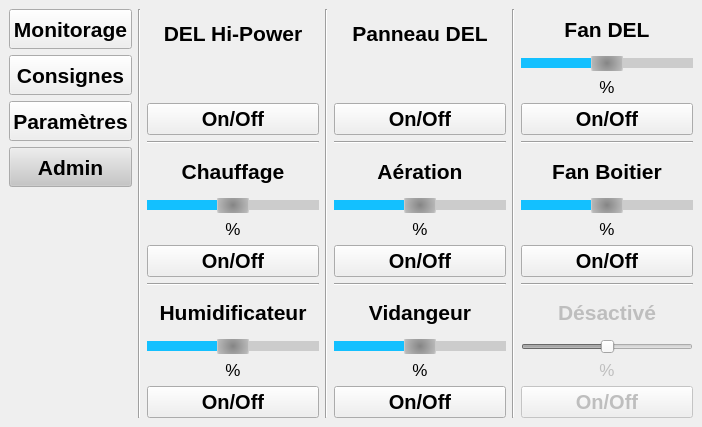
<?xml version="1.0" encoding="UTF-8"?>
<ui version="4.0">
 <class>WindowAdmin</class>
 <widget class="QMainWindow" name="WindowAdmin">
  <property name="geometry">
   <rect>
    <x>0</x>
    <y>0</y>
    <width>702</width>
    <height>427</height>
   </rect>
  </property>
  <property name="windowTitle">
   <string>GUI_ProjetEC_AdminTools</string>
  </property>
  <property name="autoFillBackground">
   <bool>true</bool>
  </property>
  <widget class="QWidget" name="centralwidget">
   <layout class="QHBoxLayout" name="horizontalLayout_2">
    <item>
     <layout class="QHBoxLayout" name="horizontalLayout">
      <item>
       <layout class="QVBoxLayout" name="verticalLayout">
        <item>
         <layout class="QVBoxLayout" name="verticalLayout_5">
          <item>
           <widget class="QPushButton" name="btn_Monitor_Menu">
            <property name="minimumSize">
             <size>
              <width>120</width>
              <height>40</height>
             </size>
            </property>
            <property name="font">
             <font>
              <pointsize>16</pointsize>
              <weight>75</weight>
              <bold>true</bold>
             </font>
            </property>
            <property name="text">
             <string>Monitorage</string>
            </property>
           </widget>
          </item>
          <item>
           <widget class="QPushButton" name="btn_Setpoints_Menu">
            <property name="minimumSize">
             <size>
              <width>120</width>
              <height>40</height>
             </size>
            </property>
            <property name="font">
             <font>
              <pointsize>16</pointsize>
              <weight>75</weight>
              <bold>true</bold>
             </font>
            </property>
            <property name="text">
             <string>Consignes</string>
            </property>
           </widget>
          </item>
          <item>
           <widget class="QPushButton" name="btn_Param_Menu">
            <property name="minimumSize">
             <size>
              <width>120</width>
              <height>40</height>
             </size>
            </property>
            <property name="font">
             <font>
              <pointsize>16</pointsize>
              <weight>75</weight>
              <bold>true</bold>
             </font>
            </property>
            <property name="text">
             <string>Paramètres</string>
            </property>
           </widget>
          </item>
          <item>
           <widget class="QPushButton" name="btn_Outils_Menu">
            <property name="minimumSize">
             <size>
              <width>120</width>
              <height>40</height>
             </size>
            </property>
            <property name="palette">
             <palette>
              <active>
               <colorrole role="Button">
                <brush brushstyle="SolidPattern">
                 <color alpha="255">
                  <red>197</red>
                  <green>197</green>
                  <blue>198</blue>
                 </color>
                </brush>
               </colorrole>
              </active>
              <inactive>
               <colorrole role="Button">
                <brush brushstyle="SolidPattern">
                 <color alpha="255">
                  <red>197</red>
                  <green>197</green>
                  <blue>198</blue>
                 </color>
                </brush>
               </colorrole>
              </inactive>
              <disabled>
               <colorrole role="Button">
                <brush brushstyle="SolidPattern">
                 <color alpha="255">
                  <red>197</red>
                  <green>197</green>
                  <blue>198</blue>
                 </color>
                </brush>
               </colorrole>
              </disabled>
             </palette>
            </property>
            <property name="font">
             <font>
              <pointsize>16</pointsize>
              <weight>75</weight>
              <bold>true</bold>
             </font>
            </property>
            <property name="text">
             <string>Admin</string>
            </property>
           </widget>
          </item>
          <item>
           <spacer name="verticalSpacer">
            <property name="orientation">
             <enum>Qt::Vertical</enum>
            </property>
            <property name="sizeType">
             <enum>QSizePolicy::Expanding</enum>
            </property>
            <property name="sizeHint" stdset="0">
             <size>
              <width>20</width>
              <height>60</height>
             </size>
            </property>
           </spacer>
          </item>
         </layout>
        </item>
       </layout>
      </item>
      <item>
       <widget class="Line" name="line">
        <property name="minimumSize">
         <size>
          <width>0</width>
          <height>0</height>
         </size>
        </property>
        <property name="frameShadow">
         <enum>QFrame::Sunken</enum>
        </property>
        <property name="lineWidth">
         <number>1</number>
        </property>
        <property name="orientation">
         <enum>Qt::Vertical</enum>
        </property>
       </widget>
      </item>
      <item>
       <layout class="QVBoxLayout" name="verticalLayout_2">
        <item>
         <layout class="QVBoxLayout" name="verticalLayout_4">
          <item>
           <widget class="QLabel" name="lbl_DEL_COB">
            <property name="font">
             <font>
              <pointsize>16</pointsize>
              <weight>75</weight>
              <bold>true</bold>
             </font>
            </property>
            <property name="frameShape">
             <enum>QFrame::NoFrame</enum>
            </property>
            <property name="text">
             <string>DEL Hi-Power</string>
            </property>
            <property name="alignment">
             <set>Qt::AlignCenter</set>
            </property>
            <property name="wordWrap">
             <bool>true</bool>
            </property>
           </widget>
          </item>
          <item>
           <spacer name="verticalSpacer_2">
            <property name="orientation">
             <enum>Qt::Vertical</enum>
            </property>
            <property name="sizeType">
             <enum>QSizePolicy::Preferred</enum>
            </property>
            <property name="sizeHint" stdset="0">
             <size>
              <width>20</width>
              <height>40</height>
             </size>
            </property>
           </spacer>
          </item>
          <item>
           <widget class="QPushButton" name="btn_LED">
            <property name="sizePolicy">
             <sizepolicy hsizetype="Minimum" vsizetype="Fixed">
              <horstretch>0</horstretch>
              <verstretch>0</verstretch>
             </sizepolicy>
            </property>
            <property name="font">
             <font>
              <pointsize>15</pointsize>
              <weight>75</weight>
              <bold>true</bold>
              <kerning>true</kerning>
             </font>
            </property>
            <property name="text">
             <string>On/Off</string>
            </property>
           </widget>
          </item>
         </layout>
        </item>
        <item>
         <widget class="Line" name="line_3">
          <property name="orientation">
           <enum>Qt::Horizontal</enum>
          </property>
         </widget>
        </item>
        <item>
         <layout class="QVBoxLayout" name="verticalLayout_6">
          <item>
           <widget class="QLabel" name="lbl_Chauffage">
            <property name="font">
             <font>
              <pointsize>16</pointsize>
              <weight>75</weight>
              <bold>true</bold>
             </font>
            </property>
            <property name="frameShape">
             <enum>QFrame::NoFrame</enum>
            </property>
            <property name="text">
             <string>Chauffage</string>
            </property>
            <property name="alignment">
             <set>Qt::AlignCenter</set>
            </property>
           </widget>
          </item>
          <item>
           <widget class="QSlider" name="slider_int_Chauffage">
            <property name="font">
             <font>
              <stylestrategy>PreferAntialias</stylestrategy>
             </font>
            </property>
            <property name="styleSheet">
             <string notr="true">
QSlider::groove:horizontal {
  	background-color: black;
	border: 0px solid #424242; 
	height: 10px; 
	border-radius: 30px;
    }
QSlider::handle:horizontal {
    background: qradialgradient(spread:pad, cx:0.5, cy:0.511, radius:1.695, fx:0.5, fy:0.5, stop:0 rgba(133, 133, 133, 255), stop:0.555556 rgba(229, 229, 229, 255));
    border: 1px solid;
	border-color: rgb(202, 202, 202);
    height: 30px;
    width: 30px;
    margin: -10px 0px;
    border-radius: 10px;
    }

QSlider::handle:horizontal:hover {
border-color: rgb(19, 192, 255);
}

QSlider::sub-page
{
    background: rgb(19, 192, 255);
}
QSlider::add-page 
{
    background: rgb(204, 204, 204);
}</string>
            </property>
            <property name="maximum">
             <number>100</number>
            </property>
            <property name="value">
             <number>50</number>
            </property>
            <property name="orientation">
             <enum>Qt::Horizontal</enum>
            </property>
           </widget>
          </item>
          <item>
           <widget class="QLabel" name="lbl_int_Chauffage">
            <property name="sizePolicy">
             <sizepolicy hsizetype="Preferred" vsizetype="Fixed">
              <horstretch>0</horstretch>
              <verstretch>0</verstretch>
             </sizepolicy>
            </property>
            <property name="font">
             <font>
              <pointsize>13</pointsize>
             </font>
            </property>
            <property name="text">
             <string>%</string>
            </property>
            <property name="alignment">
             <set>Qt::AlignBottom|Qt::AlignHCenter</set>
            </property>
           </widget>
          </item>
          <item>
           <widget class="QPushButton" name="btn_Chauffage">
            <property name="sizePolicy">
             <sizepolicy hsizetype="Minimum" vsizetype="Fixed">
              <horstretch>0</horstretch>
              <verstretch>0</verstretch>
             </sizepolicy>
            </property>
            <property name="font">
             <font>
              <pointsize>15</pointsize>
              <weight>75</weight>
              <bold>true</bold>
              <kerning>true</kerning>
             </font>
            </property>
            <property name="text">
             <string>On/Off</string>
            </property>
           </widget>
          </item>
         </layout>
        </item>
        <item>
         <widget class="Line" name="line_5">
          <property name="orientation">
           <enum>Qt::Horizontal</enum>
          </property>
         </widget>
        </item>
        <item>
         <layout class="QVBoxLayout" name="verticalLayout_21">
          <item>
           <widget class="QLabel" name="lbl_Humid">
            <property name="font">
             <font>
              <pointsize>16</pointsize>
              <weight>75</weight>
              <bold>true</bold>
             </font>
            </property>
            <property name="frameShape">
             <enum>QFrame::NoFrame</enum>
            </property>
            <property name="text">
             <string>Humidificateur</string>
            </property>
            <property name="alignment">
             <set>Qt::AlignCenter</set>
            </property>
           </widget>
          </item>
          <item>
           <widget class="QSlider" name="slider_int_Humid">
            <property name="font">
             <font>
              <stylestrategy>PreferAntialias</stylestrategy>
             </font>
            </property>
            <property name="styleSheet">
             <string notr="true">
QSlider::groove:horizontal {
  	background-color: black;
	border: 0px solid #424242; 
	height: 10px; 
	border-radius: 30px;
    }
QSlider::handle:horizontal {
    background: qradialgradient(spread:pad, cx:0.5, cy:0.511, radius:1.695, fx:0.5, fy:0.5, stop:0 rgba(133, 133, 133, 255), stop:0.555556 rgba(229, 229, 229, 255));
    border: 1px solid;
	border-color: rgb(202, 202, 202);
    height: 30px;
    width: 30px;
    margin: -10px 0px;
    border-radius: 10px;
    }

QSlider::handle:horizontal:hover {
border-color: rgb(19, 192, 255);
}

QSlider::sub-page
{
    background: rgb(19, 192, 255);
}
QSlider::add-page 
{
    background: rgb(204, 204, 204);
}</string>
            </property>
            <property name="maximum">
             <number>100</number>
            </property>
            <property name="value">
             <number>50</number>
            </property>
            <property name="orientation">
             <enum>Qt::Horizontal</enum>
            </property>
           </widget>
          </item>
          <item>
           <widget class="QLabel" name="lbl_int_Humid">
            <property name="sizePolicy">
             <sizepolicy hsizetype="Preferred" vsizetype="Fixed">
              <horstretch>0</horstretch>
              <verstretch>0</verstretch>
             </sizepolicy>
            </property>
            <property name="font">
             <font>
              <pointsize>13</pointsize>
             </font>
            </property>
            <property name="text">
             <string>%</string>
            </property>
            <property name="alignment">
             <set>Qt::AlignBottom|Qt::AlignHCenter</set>
            </property>
           </widget>
          </item>
          <item>
           <widget class="QPushButton" name="btn_Humid">
            <property name="sizePolicy">
             <sizepolicy hsizetype="Minimum" vsizetype="Fixed">
              <horstretch>0</horstretch>
              <verstretch>0</verstretch>
             </sizepolicy>
            </property>
            <property name="font">
             <font>
              <pointsize>15</pointsize>
              <weight>75</weight>
              <bold>true</bold>
              <kerning>true</kerning>
             </font>
            </property>
            <property name="text">
             <string>On/Off</string>
            </property>
           </widget>
          </item>
         </layout>
        </item>
       </layout>
      </item>
      <item>
       <widget class="Line" name="line_8">
        <property name="orientation">
         <enum>Qt::Vertical</enum>
        </property>
       </widget>
      </item>
      <item>
       <layout class="QVBoxLayout" name="verticalLayout_15">
        <item>
         <layout class="QVBoxLayout" name="verticalLayout_16">
          <item>
           <widget class="QLabel" name="lbl_DEL_Panel">
            <property name="font">
             <font>
              <pointsize>16</pointsize>
              <weight>75</weight>
              <bold>true</bold>
             </font>
            </property>
            <property name="frameShape">
             <enum>QFrame::NoFrame</enum>
            </property>
            <property name="text">
             <string>Panneau DEL</string>
            </property>
            <property name="alignment">
             <set>Qt::AlignCenter</set>
            </property>
           </widget>
          </item>
          <item>
           <spacer name="verticalSpacer_3">
            <property name="orientation">
             <enum>Qt::Vertical</enum>
            </property>
            <property name="sizeType">
             <enum>QSizePolicy::Preferred</enum>
            </property>
            <property name="sizeHint" stdset="0">
             <size>
              <width>20</width>
              <height>40</height>
             </size>
            </property>
           </spacer>
          </item>
          <item>
           <widget class="QPushButton" name="btn_DEL_Panel">
            <property name="sizePolicy">
             <sizepolicy hsizetype="Minimum" vsizetype="Fixed">
              <horstretch>0</horstretch>
              <verstretch>0</verstretch>
             </sizepolicy>
            </property>
            <property name="font">
             <font>
              <pointsize>15</pointsize>
              <weight>75</weight>
              <bold>true</bold>
              <kerning>true</kerning>
             </font>
            </property>
            <property name="text">
             <string>On/Off</string>
            </property>
           </widget>
          </item>
         </layout>
        </item>
        <item>
         <widget class="Line" name="line_2">
          <property name="orientation">
           <enum>Qt::Horizontal</enum>
          </property>
         </widget>
        </item>
        <item>
         <layout class="QVBoxLayout" name="verticalLayout_17">
          <item>
           <widget class="QLabel" name="lbl_Aeration">
            <property name="font">
             <font>
              <pointsize>16</pointsize>
              <weight>75</weight>
              <bold>true</bold>
             </font>
            </property>
            <property name="frameShape">
             <enum>QFrame::NoFrame</enum>
            </property>
            <property name="text">
             <string>Aération</string>
            </property>
            <property name="alignment">
             <set>Qt::AlignCenter</set>
            </property>
           </widget>
          </item>
          <item>
           <widget class="QSlider" name="slider_int_Aeration">
            <property name="font">
             <font>
              <stylestrategy>PreferAntialias</stylestrategy>
             </font>
            </property>
            <property name="styleSheet">
             <string notr="true">
QSlider::groove:horizontal {
  	background-color: black;
	border: 0px solid #424242; 
	height: 10px; 
	border-radius: 30px;
    }
QSlider::handle:horizontal {
    background: qradialgradient(spread:pad, cx:0.5, cy:0.511, radius:1.695, fx:0.5, fy:0.5, stop:0 rgba(133, 133, 133, 255), stop:0.555556 rgba(229, 229, 229, 255));
    border: 1px solid;
	border-color: rgb(202, 202, 202);
    height: 30px;
    width: 30px;
    margin: -10px 0px;
    border-radius: 10px;
    }

QSlider::handle:horizontal:hover {
border-color: rgb(19, 192, 255);
}

QSlider::sub-page
{
    background: rgb(19, 192, 255);
}
QSlider::add-page 
{
    background: rgb(204, 204, 204);
}</string>
            </property>
            <property name="maximum">
             <number>100</number>
            </property>
            <property name="value">
             <number>50</number>
            </property>
            <property name="orientation">
             <enum>Qt::Horizontal</enum>
            </property>
           </widget>
          </item>
          <item>
           <widget class="QLabel" name="lbl_int_Aeration">
            <property name="sizePolicy">
             <sizepolicy hsizetype="Preferred" vsizetype="Fixed">
              <horstretch>0</horstretch>
              <verstretch>0</verstretch>
             </sizepolicy>
            </property>
            <property name="font">
             <font>
              <pointsize>13</pointsize>
             </font>
            </property>
            <property name="text">
             <string>%</string>
            </property>
            <property name="alignment">
             <set>Qt::AlignBottom|Qt::AlignHCenter</set>
            </property>
           </widget>
          </item>
          <item>
           <widget class="QPushButton" name="btn_Aeration">
            <property name="sizePolicy">
             <sizepolicy hsizetype="Minimum" vsizetype="Fixed">
              <horstretch>0</horstretch>
              <verstretch>0</verstretch>
             </sizepolicy>
            </property>
            <property name="font">
             <font>
              <pointsize>15</pointsize>
              <weight>75</weight>
              <bold>true</bold>
              <kerning>true</kerning>
             </font>
            </property>
            <property name="text">
             <string>On/Off</string>
            </property>
           </widget>
          </item>
         </layout>
        </item>
        <item>
         <widget class="Line" name="line_6">
          <property name="orientation">
           <enum>Qt::Horizontal</enum>
          </property>
         </widget>
        </item>
        <item>
         <layout class="QVBoxLayout" name="verticalLayout_20">
          <item>
           <widget class="QLabel" name="lbl_Vidange">
            <property name="font">
             <font>
              <pointsize>16</pointsize>
              <weight>75</weight>
              <bold>true</bold>
             </font>
            </property>
            <property name="frameShape">
             <enum>QFrame::NoFrame</enum>
            </property>
            <property name="text">
             <string>Vidangeur</string>
            </property>
            <property name="alignment">
             <set>Qt::AlignCenter</set>
            </property>
           </widget>
          </item>
          <item>
           <widget class="QSlider" name="slider_int_Vidange">
            <property name="font">
             <font>
              <stylestrategy>PreferAntialias</stylestrategy>
             </font>
            </property>
            <property name="styleSheet">
             <string notr="true">
QSlider::groove:horizontal {
  	background-color: black;
	border: 0px solid #424242; 
	height: 10px; 
	border-radius: 30px;
    }
QSlider::handle:horizontal {
    background: qradialgradient(spread:pad, cx:0.5, cy:0.511, radius:1.695, fx:0.5, fy:0.5, stop:0 rgba(133, 133, 133, 255), stop:0.555556 rgba(229, 229, 229, 255));
    border: 1px solid;
	border-color: rgb(202, 202, 202);
    height: 30px;
    width: 30px;
    margin: -10px 0px;
    border-radius: 10px;
    }

QSlider::handle:horizontal:hover {
border-color: rgb(19, 192, 255);
}

QSlider::sub-page
{
    background: rgb(19, 192, 255);
}
QSlider::add-page 
{
    background: rgb(204, 204, 204);
}</string>
            </property>
            <property name="maximum">
             <number>100</number>
            </property>
            <property name="value">
             <number>50</number>
            </property>
            <property name="orientation">
             <enum>Qt::Horizontal</enum>
            </property>
           </widget>
          </item>
          <item>
           <widget class="QLabel" name="lbl_int_Vidange">
            <property name="sizePolicy">
             <sizepolicy hsizetype="Preferred" vsizetype="Fixed">
              <horstretch>0</horstretch>
              <verstretch>0</verstretch>
             </sizepolicy>
            </property>
            <property name="font">
             <font>
              <pointsize>13</pointsize>
             </font>
            </property>
            <property name="text">
             <string>%</string>
            </property>
            <property name="alignment">
             <set>Qt::AlignBottom|Qt::AlignHCenter</set>
            </property>
           </widget>
          </item>
          <item>
           <widget class="QPushButton" name="btn_Vidange">
            <property name="sizePolicy">
             <sizepolicy hsizetype="Minimum" vsizetype="Fixed">
              <horstretch>0</horstretch>
              <verstretch>0</verstretch>
             </sizepolicy>
            </property>
            <property name="font">
             <font>
              <pointsize>15</pointsize>
              <weight>75</weight>
              <bold>true</bold>
              <kerning>true</kerning>
             </font>
            </property>
            <property name="text">
             <string>On/Off</string>
            </property>
           </widget>
          </item>
         </layout>
        </item>
       </layout>
      </item>
      <item>
       <widget class="Line" name="line_9">
        <property name="orientation">
         <enum>Qt::Vertical</enum>
        </property>
       </widget>
      </item>
      <item>
       <layout class="QVBoxLayout" name="verticalLayout_7">
        <item>
         <layout class="QVBoxLayout" name="verticalLayout_25">
          <item>
           <widget class="QLabel" name="lbl_Fan_DEL_2">
            <property name="font">
             <font>
              <pointsize>16</pointsize>
              <weight>75</weight>
              <bold>true</bold>
             </font>
            </property>
            <property name="frameShape">
             <enum>QFrame::NoFrame</enum>
            </property>
            <property name="text">
             <string>Fan DEL</string>
            </property>
            <property name="alignment">
             <set>Qt::AlignCenter</set>
            </property>
           </widget>
          </item>
          <item>
           <widget class="QSlider" name="slider_int_Fan_DEL">
            <property name="font">
             <font>
              <stylestrategy>PreferAntialias</stylestrategy>
             </font>
            </property>
            <property name="styleSheet">
             <string notr="true">
QSlider::groove:horizontal {
  	background-color: black;
	border: 0px solid #424242; 
	height: 10px; 
	border-radius: 30px;
    }
QSlider::handle:horizontal {
    background: qradialgradient(spread:pad, cx:0.5, cy:0.511, radius:1.695, fx:0.5, fy:0.5, stop:0 rgba(133, 133, 133, 255), stop:0.555556 rgba(229, 229, 229, 255));
    border: 1px solid;
	border-color: rgb(202, 202, 202);
    height: 30px;
    width: 30px;
    margin: -10px 0px;
    border-radius: 10px;
    }

QSlider::handle:horizontal:hover {
border-color: rgb(19, 192, 255);
}

QSlider::sub-page
{
    background: rgb(19, 192, 255);
}
QSlider::add-page 
{
    background: rgb(204, 204, 204);
}</string>
            </property>
            <property name="maximum">
             <number>100</number>
            </property>
            <property name="value">
             <number>50</number>
            </property>
            <property name="orientation">
             <enum>Qt::Horizontal</enum>
            </property>
           </widget>
          </item>
          <item>
           <widget class="QLabel" name="lbl_int_Fan_DEL">
            <property name="sizePolicy">
             <sizepolicy hsizetype="Preferred" vsizetype="Fixed">
              <horstretch>0</horstretch>
              <verstretch>0</verstretch>
             </sizepolicy>
            </property>
            <property name="font">
             <font>
              <pointsize>13</pointsize>
             </font>
            </property>
            <property name="text">
             <string>%</string>
            </property>
            <property name="alignment">
             <set>Qt::AlignBottom|Qt::AlignHCenter</set>
            </property>
           </widget>
          </item>
          <item>
           <widget class="QPushButton" name="btn_Fan_DEL">
            <property name="sizePolicy">
             <sizepolicy hsizetype="Minimum" vsizetype="Fixed">
              <horstretch>0</horstretch>
              <verstretch>0</verstretch>
             </sizepolicy>
            </property>
            <property name="font">
             <font>
              <pointsize>15</pointsize>
              <weight>75</weight>
              <bold>true</bold>
              <kerning>true</kerning>
             </font>
            </property>
            <property name="text">
             <string>On/Off</string>
            </property>
           </widget>
          </item>
         </layout>
        </item>
        <item>
         <widget class="Line" name="line_4">
          <property name="orientation">
           <enum>Qt::Horizontal</enum>
          </property>
         </widget>
        </item>
        <item>
         <layout class="QVBoxLayout" name="verticalLayout_3">
          <item>
           <widget class="QLabel" name="lbl_Fan_Boitier">
            <property name="font">
             <font>
              <pointsize>16</pointsize>
              <weight>75</weight>
              <bold>true</bold>
             </font>
            </property>
            <property name="frameShape">
             <enum>QFrame::NoFrame</enum>
            </property>
            <property name="text">
             <string>Fan Boitier</string>
            </property>
            <property name="alignment">
             <set>Qt::AlignCenter</set>
            </property>
           </widget>
          </item>
          <item>
           <widget class="QSlider" name="slider_int_Fan_Boitier">
            <property name="font">
             <font>
              <stylestrategy>PreferAntialias</stylestrategy>
             </font>
            </property>
            <property name="styleSheet">
             <string notr="true">
QSlider::groove:horizontal {
  	background-color: black;
	border: 0px solid #424242; 
	height: 10px; 
	border-radius: 30px;
    }
QSlider::handle:horizontal {
    background: qradialgradient(spread:pad, cx:0.5, cy:0.511, radius:1.695, fx:0.5, fy:0.5, stop:0 rgba(133, 133, 133, 255), stop:0.555556 rgba(229, 229, 229, 255));
    border: 1px solid;
	border-color: rgb(202, 202, 202);
    height: 30px;
    width: 30px;
    margin: -10px 0px;
    border-radius: 10px;
    }

QSlider::handle:horizontal:hover {
border-color: rgb(19, 192, 255);
}

QSlider::sub-page
{
    background: rgb(19, 192, 255);
}
QSlider::add-page 
{
    background: rgb(204, 204, 204);
}</string>
            </property>
            <property name="maximum">
             <number>100</number>
            </property>
            <property name="value">
             <number>50</number>
            </property>
            <property name="orientation">
             <enum>Qt::Horizontal</enum>
            </property>
           </widget>
          </item>
          <item>
           <widget class="QLabel" name="lbl_int_Fan_Boitier">
            <property name="sizePolicy">
             <sizepolicy hsizetype="Preferred" vsizetype="Fixed">
              <horstretch>0</horstretch>
              <verstretch>0</verstretch>
             </sizepolicy>
            </property>
            <property name="font">
             <font>
              <pointsize>13</pointsize>
             </font>
            </property>
            <property name="text">
             <string>%</string>
            </property>
            <property name="alignment">
             <set>Qt::AlignBottom|Qt::AlignHCenter</set>
            </property>
           </widget>
          </item>
          <item>
           <widget class="QPushButton" name="btn_Fan_Boitier">
            <property name="sizePolicy">
             <sizepolicy hsizetype="Minimum" vsizetype="Fixed">
              <horstretch>0</horstretch>
              <verstretch>0</verstretch>
             </sizepolicy>
            </property>
            <property name="font">
             <font>
              <pointsize>15</pointsize>
              <weight>75</weight>
              <bold>true</bold>
              <kerning>true</kerning>
             </font>
            </property>
            <property name="text">
             <string>On/Off</string>
            </property>
           </widget>
          </item>
         </layout>
        </item>
        <item>
         <widget class="Line" name="line_7">
          <property name="orientation">
           <enum>Qt::Horizontal</enum>
          </property>
         </widget>
        </item>
        <item>
         <layout class="QVBoxLayout" name="verticalLayout_18">
          <item>
           <widget class="QLabel" name="lbl_Unused">
            <property name="enabled">
             <bool>false</bool>
            </property>
            <property name="font">
             <font>
              <pointsize>16</pointsize>
              <weight>75</weight>
              <bold>true</bold>
             </font>
            </property>
            <property name="frameShape">
             <enum>QFrame::NoFrame</enum>
            </property>
            <property name="text">
             <string>Désactivé</string>
            </property>
            <property name="alignment">
             <set>Qt::AlignCenter</set>
            </property>
           </widget>
          </item>
          <item>
           <widget class="QSlider" name="slider_int_Unused">
            <property name="enabled">
             <bool>false</bool>
            </property>
            <property name="font">
             <font>
              <stylestrategy>PreferAntialias</stylestrategy>
             </font>
            </property>
            <property name="maximum">
             <number>100</number>
            </property>
            <property name="value">
             <number>50</number>
            </property>
            <property name="orientation">
             <enum>Qt::Horizontal</enum>
            </property>
           </widget>
          </item>
          <item>
           <widget class="QLabel" name="lbl_int_Unused">
            <property name="enabled">
             <bool>false</bool>
            </property>
            <property name="sizePolicy">
             <sizepolicy hsizetype="Preferred" vsizetype="Fixed">
              <horstretch>0</horstretch>
              <verstretch>0</verstretch>
             </sizepolicy>
            </property>
            <property name="font">
             <font>
              <pointsize>13</pointsize>
             </font>
            </property>
            <property name="text">
             <string>%</string>
            </property>
            <property name="alignment">
             <set>Qt::AlignBottom|Qt::AlignHCenter</set>
            </property>
           </widget>
          </item>
          <item>
           <widget class="QPushButton" name="btn_Unused">
            <property name="enabled">
             <bool>false</bool>
            </property>
            <property name="sizePolicy">
             <sizepolicy hsizetype="Minimum" vsizetype="Fixed">
              <horstretch>0</horstretch>
              <verstretch>0</verstretch>
             </sizepolicy>
            </property>
            <property name="font">
             <font>
              <pointsize>15</pointsize>
              <weight>75</weight>
              <bold>true</bold>
              <kerning>true</kerning>
             </font>
            </property>
            <property name="text">
             <string>On/Off</string>
            </property>
           </widget>
          </item>
         </layout>
        </item>
       </layout>
      </item>
     </layout>
    </item>
   </layout>
  </widget>
 </widget>
 <resources/>
 <connections/>
</ui>
